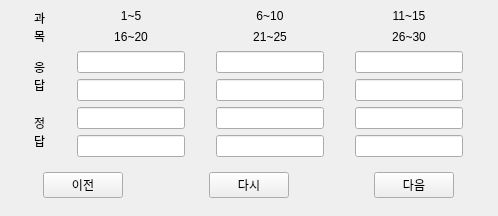
<?xml version="1.0" encoding="UTF-8"?>
<ui version="4.0">
 <class>Grading2</class>
 <widget class="QMainWindow" name="Grading2">
  <property name="geometry">
   <rect>
    <x>0</x>
    <y>0</y>
    <width>498</width>
    <height>199</height>
   </rect>
  </property>
  <property name="windowTitle">
   <string>가채점</string>
  </property>
  <widget class="QWidget" name="centralwidget">
   <layout class="QGridLayout" name="gridLayout">
    <item row="4" column="1">
     <widget class="QLineEdit" name="lineEdit_7">
      <property name="sizePolicy">
       <sizepolicy hsizetype="Fixed" vsizetype="Fixed">
        <horstretch>0</horstretch>
        <verstretch>0</verstretch>
       </sizepolicy>
      </property>
     </widget>
    </item>
    <item row="2" column="1">
     <widget class="QLineEdit" name="lineEdit">
      <property name="sizePolicy">
       <sizepolicy hsizetype="Fixed" vsizetype="Fixed">
        <horstretch>0</horstretch>
        <verstretch>0</verstretch>
       </sizepolicy>
      </property>
     </widget>
    </item>
    <item row="0" column="1">
     <widget class="QLabel" name="label_7">
      <property name="sizePolicy">
       <sizepolicy hsizetype="Ignored" vsizetype="Fixed">
        <horstretch>0</horstretch>
        <verstretch>0</verstretch>
       </sizepolicy>
      </property>
      <property name="text">
       <string>1~5</string>
      </property>
      <property name="alignment">
       <set>Qt::AlignCenter</set>
      </property>
     </widget>
    </item>
    <item row="2" column="2">
     <widget class="QLineEdit" name="lineEdit_2">
      <property name="sizePolicy">
       <sizepolicy hsizetype="Fixed" vsizetype="Fixed">
        <horstretch>0</horstretch>
        <verstretch>0</verstretch>
       </sizepolicy>
      </property>
     </widget>
    </item>
    <item row="4" column="0" rowspan="2">
     <widget class="QLabel" name="label_5">
      <property name="sizePolicy">
       <sizepolicy hsizetype="Fixed" vsizetype="Fixed">
        <horstretch>0</horstretch>
        <verstretch>0</verstretch>
       </sizepolicy>
      </property>
      <property name="text">
       <string>정
답</string>
      </property>
     </widget>
    </item>
    <item row="4" column="2">
     <widget class="QLineEdit" name="lineEdit_8">
      <property name="sizePolicy">
       <sizepolicy hsizetype="Fixed" vsizetype="Fixed">
        <horstretch>0</horstretch>
        <verstretch>0</verstretch>
       </sizepolicy>
      </property>
     </widget>
    </item>
    <item row="0" column="0" rowspan="2">
     <widget class="QLabel" name="label">
      <property name="sizePolicy">
       <sizepolicy hsizetype="Fixed" vsizetype="Fixed">
        <horstretch>0</horstretch>
        <verstretch>0</verstretch>
       </sizepolicy>
      </property>
      <property name="text">
       <string>과
목</string>
      </property>
     </widget>
    </item>
    <item row="5" column="3">
     <widget class="QLineEdit" name="lineEdit_12">
      <property name="sizePolicy">
       <sizepolicy hsizetype="Fixed" vsizetype="Fixed">
        <horstretch>0</horstretch>
        <verstretch>0</verstretch>
       </sizepolicy>
      </property>
     </widget>
    </item>
    <item row="0" column="2">
     <widget class="QLabel" name="label_8">
      <property name="sizePolicy">
       <sizepolicy hsizetype="Ignored" vsizetype="Fixed">
        <horstretch>0</horstretch>
        <verstretch>0</verstretch>
       </sizepolicy>
      </property>
      <property name="text">
       <string>6~10</string>
      </property>
      <property name="alignment">
       <set>Qt::AlignCenter</set>
      </property>
     </widget>
    </item>
    <item row="0" column="3">
     <widget class="QLabel" name="label_9">
      <property name="sizePolicy">
       <sizepolicy hsizetype="Ignored" vsizetype="Fixed">
        <horstretch>0</horstretch>
        <verstretch>0</verstretch>
       </sizepolicy>
      </property>
      <property name="text">
       <string>11~15</string>
      </property>
      <property name="alignment">
       <set>Qt::AlignCenter</set>
      </property>
     </widget>
    </item>
    <item row="5" column="1">
     <widget class="QLineEdit" name="lineEdit_10">
      <property name="sizePolicy">
       <sizepolicy hsizetype="Fixed" vsizetype="Fixed">
        <horstretch>0</horstretch>
        <verstretch>0</verstretch>
       </sizepolicy>
      </property>
     </widget>
    </item>
    <item row="1" column="1">
     <widget class="QLabel" name="label_10">
      <property name="sizePolicy">
       <sizepolicy hsizetype="Ignored" vsizetype="Fixed">
        <horstretch>0</horstretch>
        <verstretch>0</verstretch>
       </sizepolicy>
      </property>
      <property name="text">
       <string>16~20</string>
      </property>
      <property name="alignment">
       <set>Qt::AlignCenter</set>
      </property>
     </widget>
    </item>
    <item row="1" column="2">
     <widget class="QLabel" name="label_11">
      <property name="sizePolicy">
       <sizepolicy hsizetype="Ignored" vsizetype="Fixed">
        <horstretch>0</horstretch>
        <verstretch>0</verstretch>
       </sizepolicy>
      </property>
      <property name="text">
       <string>21~25</string>
      </property>
      <property name="alignment">
       <set>Qt::AlignCenter</set>
      </property>
     </widget>
    </item>
    <item row="3" column="1">
     <widget class="QLineEdit" name="lineEdit_4">
      <property name="sizePolicy">
       <sizepolicy hsizetype="Fixed" vsizetype="Fixed">
        <horstretch>0</horstretch>
        <verstretch>0</verstretch>
       </sizepolicy>
      </property>
     </widget>
    </item>
    <item row="5" column="2">
     <widget class="QLineEdit" name="lineEdit_11">
      <property name="sizePolicy">
       <sizepolicy hsizetype="Fixed" vsizetype="Fixed">
        <horstretch>0</horstretch>
        <verstretch>0</verstretch>
       </sizepolicy>
      </property>
     </widget>
    </item>
    <item row="4" column="3">
     <widget class="QLineEdit" name="lineEdit_9">
      <property name="sizePolicy">
       <sizepolicy hsizetype="Fixed" vsizetype="Fixed">
        <horstretch>0</horstretch>
        <verstretch>0</verstretch>
       </sizepolicy>
      </property>
     </widget>
    </item>
    <item row="2" column="3">
     <widget class="QLineEdit" name="lineEdit_3">
      <property name="sizePolicy">
       <sizepolicy hsizetype="Fixed" vsizetype="Fixed">
        <horstretch>0</horstretch>
        <verstretch>0</verstretch>
       </sizepolicy>
      </property>
     </widget>
    </item>
    <item row="3" column="3">
     <widget class="QLineEdit" name="lineEdit_6">
      <property name="sizePolicy">
       <sizepolicy hsizetype="Fixed" vsizetype="Fixed">
        <horstretch>0</horstretch>
        <verstretch>0</verstretch>
       </sizepolicy>
      </property>
     </widget>
    </item>
    <item row="1" column="3">
     <widget class="QLabel" name="label_12">
      <property name="sizePolicy">
       <sizepolicy hsizetype="Ignored" vsizetype="Fixed">
        <horstretch>0</horstretch>
        <verstretch>0</verstretch>
       </sizepolicy>
      </property>
      <property name="text">
       <string>26~30</string>
      </property>
      <property name="alignment">
       <set>Qt::AlignCenter</set>
      </property>
     </widget>
    </item>
    <item row="3" column="2">
     <widget class="QLineEdit" name="lineEdit_5">
      <property name="sizePolicy">
       <sizepolicy hsizetype="Fixed" vsizetype="Fixed">
        <horstretch>0</horstretch>
        <verstretch>0</verstretch>
       </sizepolicy>
      </property>
     </widget>
    </item>
    <item row="2" column="0" rowspan="2">
     <widget class="QLabel" name="label_3">
      <property name="sizePolicy">
       <sizepolicy hsizetype="Fixed" vsizetype="Fixed">
        <horstretch>0</horstretch>
        <verstretch>0</verstretch>
       </sizepolicy>
      </property>
      <property name="text">
       <string>응
답</string>
      </property>
     </widget>
    </item>
    <item row="6" column="0" colspan="4">
     <widget class="QWidget" name="widget" native="true">
      <layout class="QGridLayout" name="gridLayout_2">
       <item row="0" column="0">
        <widget class="QPushButton" name="pushButton">
         <property name="sizePolicy">
          <sizepolicy hsizetype="Fixed" vsizetype="Fixed">
           <horstretch>0</horstretch>
           <verstretch>0</verstretch>
          </sizepolicy>
         </property>
         <property name="text">
          <string>이전</string>
         </property>
        </widget>
       </item>
       <item row="0" column="1">
        <spacer name="horizontalSpacer">
         <property name="orientation">
          <enum>Qt::Horizontal</enum>
         </property>
         <property name="sizeHint" stdset="0">
          <size>
           <width>40</width>
           <height>20</height>
          </size>
         </property>
        </spacer>
       </item>
       <item row="0" column="4">
        <widget class="QPushButton" name="pushButton_2">
         <property name="sizePolicy">
          <sizepolicy hsizetype="Fixed" vsizetype="Fixed">
           <horstretch>0</horstretch>
           <verstretch>0</verstretch>
          </sizepolicy>
         </property>
         <property name="text">
          <string>다음</string>
         </property>
        </widget>
       </item>
       <item row="0" column="2">
        <widget class="QPushButton" name="pushButton_3">
         <property name="sizePolicy">
          <sizepolicy hsizetype="Fixed" vsizetype="Fixed">
           <horstretch>0</horstretch>
           <verstretch>0</verstretch>
          </sizepolicy>
         </property>
         <property name="text">
          <string>다시</string>
         </property>
        </widget>
       </item>
       <item row="0" column="3">
        <spacer name="horizontalSpacer_2">
         <property name="orientation">
          <enum>Qt::Horizontal</enum>
         </property>
         <property name="sizeHint" stdset="0">
          <size>
           <width>40</width>
           <height>20</height>
          </size>
         </property>
        </spacer>
       </item>
      </layout>
     </widget>
    </item>
   </layout>
  </widget>
 </widget>
 <resources/>
 <connections/>
</ui>
